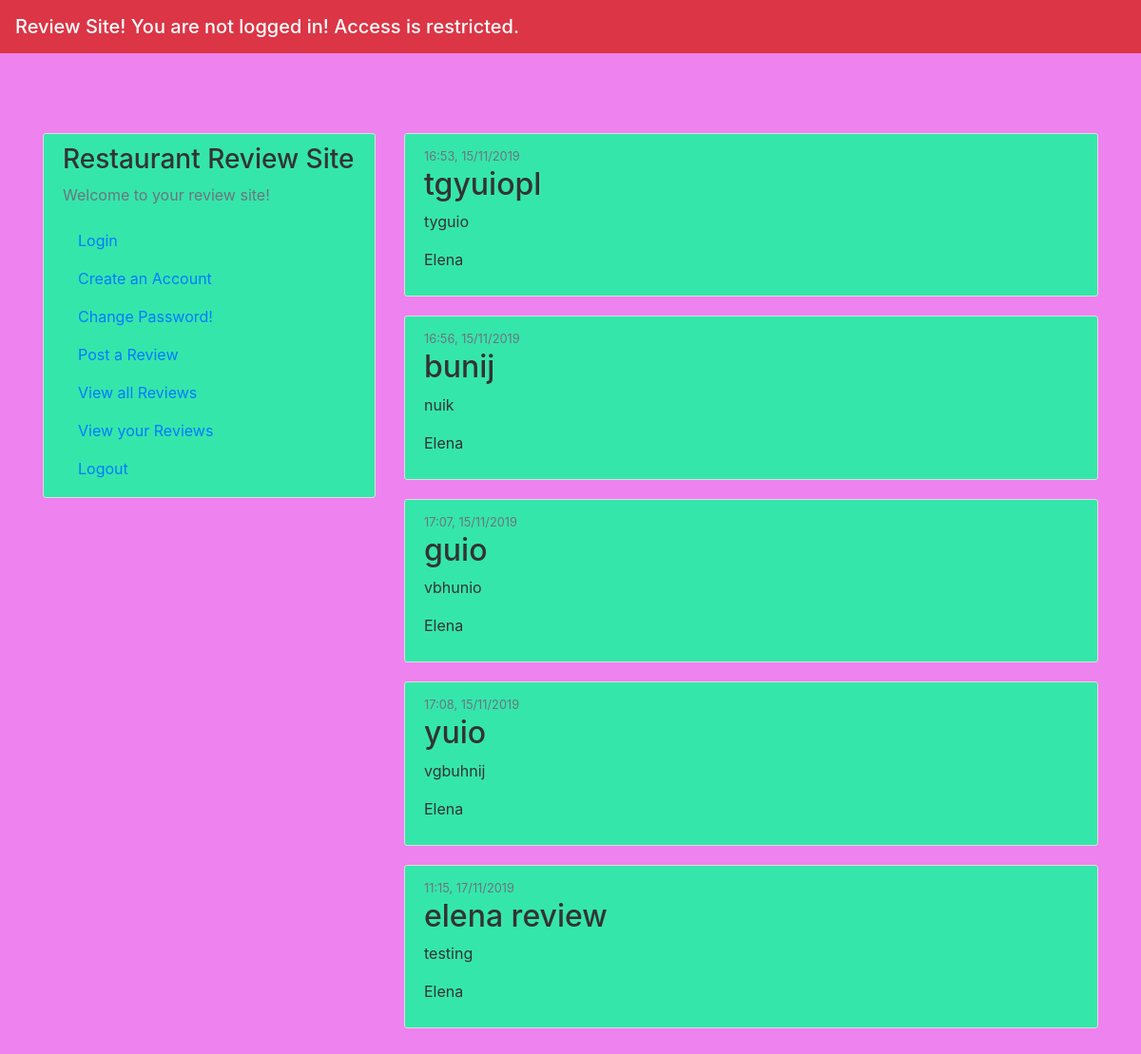
The page /view_all on the database as committed earlier.
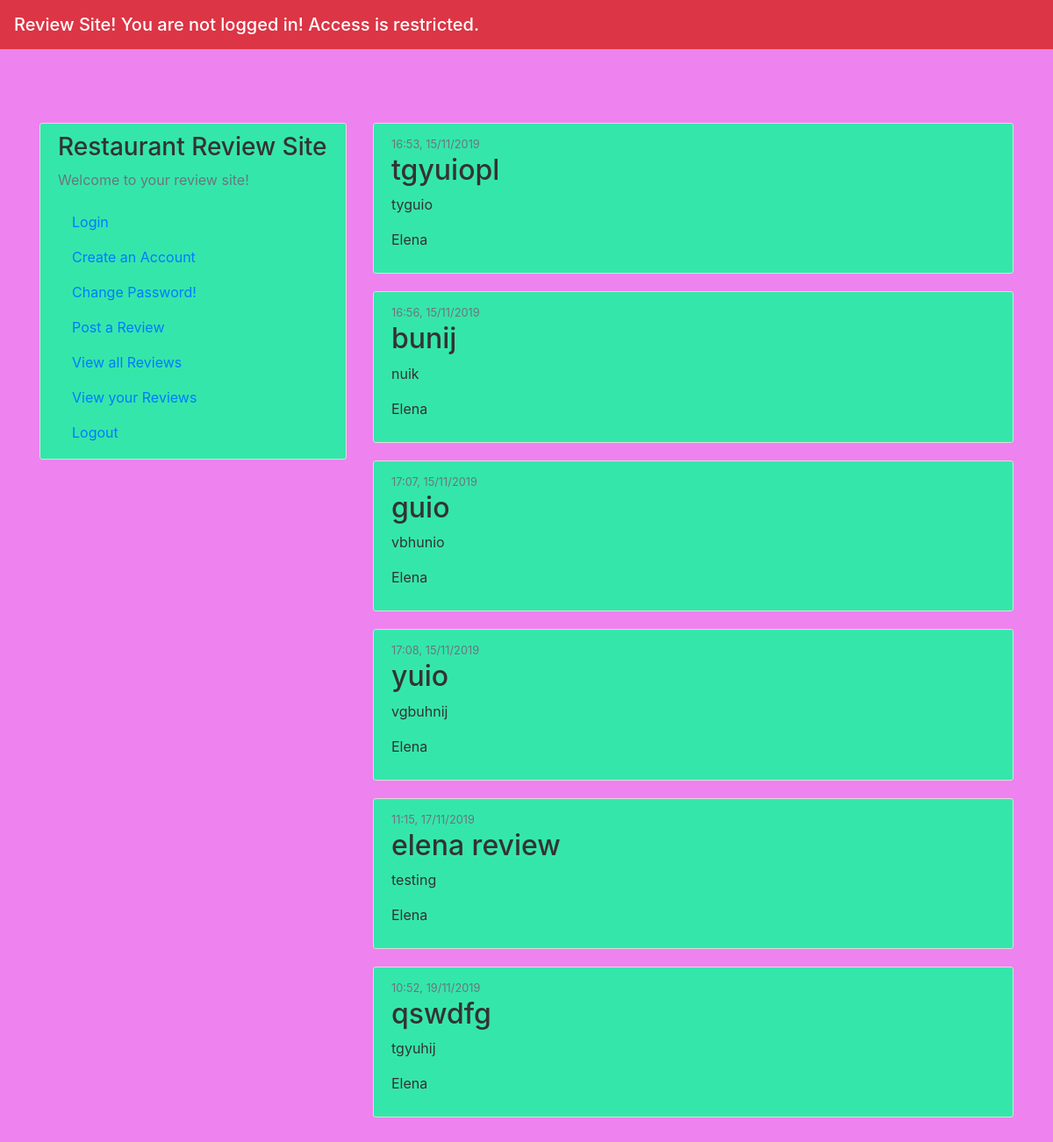
The same page on the database as committed later.
### app/models.py (models this page shows, shortened)
class Items(db.Model):
    id = db.Column(db.Integer, primary_key=True)
    restaurant = db.Column(db.String(20), unique=False, nullable=False)
    content = db.Column(db.String(120), unique=True, nullable=False)
    date_posted = db.Column(db.DateTime, nullable=False, default=datetime.utcnow)
    location_long = db.Column(db.String(120), unique=False, nullable=True)
    location_lat = db.Column(db.String(120), unique=False, nullable=True)
    user_id = db.Column(db.Integer, db.ForeignKey('accounts.id'), nullable=False)

### app/views.py (the view)
@app.route("/view_all")
def view_all():
    posts = Items.query.all()
    for post in posts:
        post.username = Accounts.query.filter_by(id=Items.id).first().username
    return render_template('view_all.html', posts=posts)

### app/templates/view_all.html
{% extends "index.html" %}
{% block content %}
    {% for post in posts %}
        <article class="media content-section">
          <div class="media-body">
            <div class="article-metadata">
                <small class="text-muted">{{ post.date_posted.strftime("%H:%M, %d/%m/%Y") }} </small>
            </div>
            <h2><a class="article-title">{{ post.restaurant }}</a> </h2>
            <p class="article-content">{{ post.content }}</p>
            <p class="article-content">{{ post.username }}</p>
          </div>
        </article>
    {% endfor %}
{% endblock content %}

### app/templates/index.html (shortened to what this page needs)
<!DOCTYPE html>
<html lang="en">
  <head>
      <link rel="stylesheet" href="https://maxcdn.bootstrapcdn.com/bootstrap/4.0.0/css/bootstrap.min.css">
      <link rel="stylesheet" type="text/css" href="{{ url_for('static', filename='main.css') }}">
  </head>
  <body>
      <header class="site-header">
      <nav class="navbar navbar-dark bg-primary fixed-top bg-danger">
        <span class="navbar-brand mb-0 h1"> Review Site!
          {% if current_user.is_authenticated %}
          Hi {{ current_user.username }} you are logged in!
          {% else %}
          You are not logged in! Access is restricted.
          {% endif %}
        </span>
      </nav>
      </header>
      <main class="container">
        <div class="row">
          <div class="col-md-4">
            <div class="content-section">
              <h3> Restaurant Review Site</h3>
              <p class='text-muted'>Welcome to your review site! </p>
                <ul class="list-group">
                  <li><a class="nav-item nav-link" href="/login">Login</a> </li>
                  <li><a class="nav-item nav-link" href="/register">Create an Account</a></li>
                  <li><a class="nav-item nav-link" href="/password_change">Change Password!</a></li>
                  <li><a class="nav-item nav-link" href="/post_rev">Post a Review</a></li>
                  <li><a class="nav-item nav-link" href="/view_all">View all Reviews</a></li>
                  <li><a class="nav-item nav-link" href="/view_user">View your Reviews</a></li>
                  <li><a class="nav-item nav-link" href="/logout" >Logout</a></li>
                </ul>
            </div>
          </div>
          <div class="col-md-8">
            {% block content %}{% endblock %}
          </div>
        </div>
      </main>
  </body>
</html>

### app/static/main.css (style rules this page uses)
body { background: #61B2E3; color: #333333; margin-top: 5rem; padding: 60px 0; background-color: rgb(238, 130, 238); }
.content-section { background: #ffffff; padding: 10px 20px; border: 1px solid #dddddd; border-radius: 3px; margin-bottom: 20px; }
ul { list-style-type:none; }
.navbar { background-color: pink; }

Rows that differ between the two databases and show on the page:
added Items: date_posted "10:52, 19/11/2019", restaurant "qswdfg", content "tgyuhij", username "Elena"
